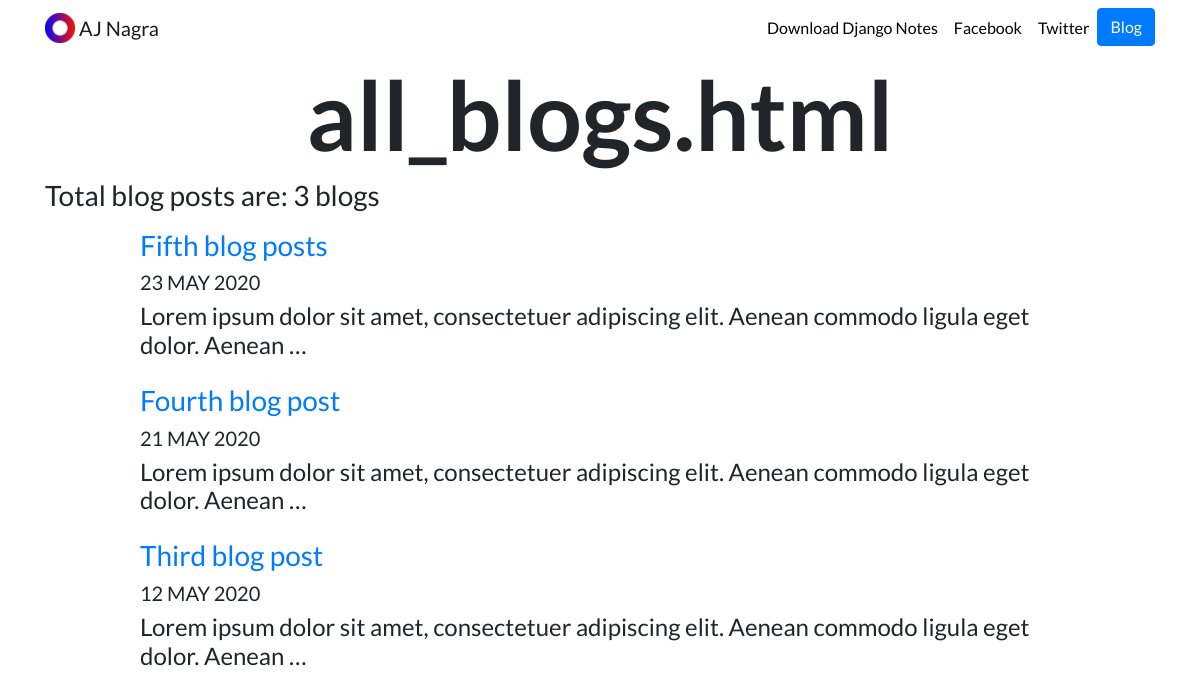
Screenshot of /blog/ with the database file from the repository.
### blog/models.py (models this page shows, shortened)
class Blog(models.Model):
    title = models.CharField(max_length=200)
    description = models.TextField()
    date = models.DateField()

### blog/views.py (the view)
# urls.py: path('', views.all_blogs, name='all_blogs'),
def all_blogs(request):
    blogs = Blog.objects.order_by('-date')[:3]
    return render(request, 'blog/all_blogs.html', {'blogs': blogs})

### blog/templates/blog/all_blogs.html
{%extends 'portfolio/base.html' %}
{% load static %}
{% block content %}
<h1 id="blogtitle" class="font-weight-bold text-center">all_blogs.html</h1>
<h3>Total blog posts are: {{ blogs.count }} blog{{ blogs.count|pluralize }}</h3>
{% for blog in blogs %}
<div class="row justify-content-center my-3">
  <div class="col-md-10">
   <a href="{% url 'blog:detail' blog.id %}">
         <h3>{{ blog.title }}</h3>
    </a>
<h5>{{ blog.date|date:'d M Y' |upper }}</h5>
<h4>{{ blog.description|striptags|truncatechars:100 }}</h4>
</div>
</div>
{% endfor %}
{% endblock %}

### portfolio/static/portfolio/custom.css (style rules this page uses)
body { font-family: 'Lato', sans-serif; }
#blogtitle { font-size: 6rem; }

### rows the page displays
Blog: title "Fifth blog posts", date "23 MAY 2020", description "Lorem ipsum dolor sit amet, consectetuer adipiscing elit. Aenean commodo ligula eget dolor. Aenean …"
Blog: title "Fourth blog post", date "21 MAY 2020", description "Lorem ipsum dolor sit amet, consectetuer adipiscing elit. Aenean commodo ligula eget dolor. Aenean …"
Blog: title "Third blog post", date "12 MAY 2020", description "Lorem ipsum dolor sit amet, consectetuer adipiscing elit. Aenean commodo ligula eget dolor. Aenean …"

### other values shown
{{ blogs.count }} "3"
